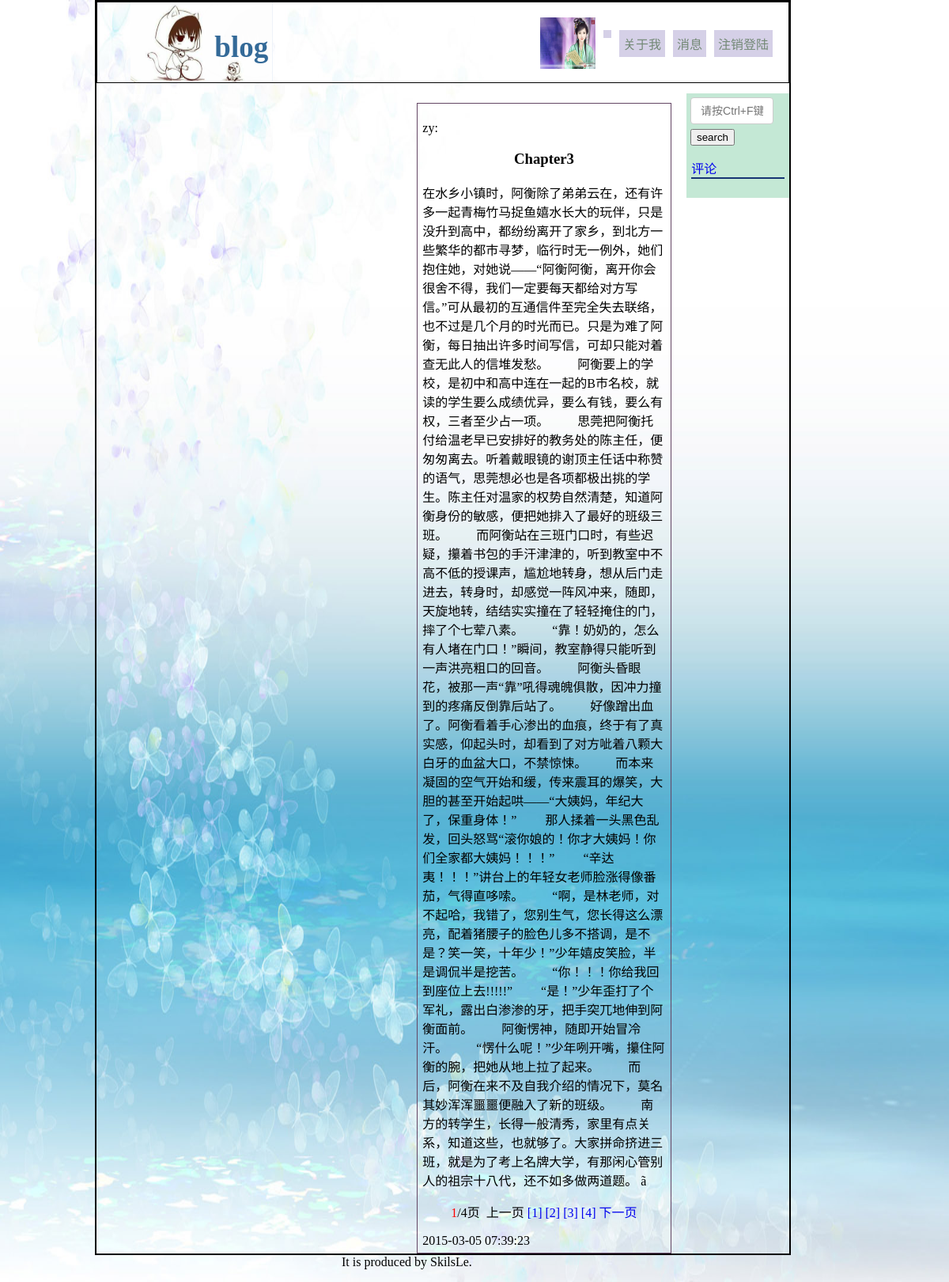
Screenshot of /php/content.php?content_id=5 with the database file from the repository.
### tables this page shows
CREATE TABLE IF NOT EXISTS `blog_content` (
  `user_id` int(11) NOT NULL,
  `user_name` varchar(10) NOT NULL,
`content_id` int(11) NOT NULL,
  `content_title` varchar(225) NOT NULL,
  `type` varchar(32) NOT NULL,
  `content` text NOT NULL,
  `time` timestamp NOT NULL DEFAULT CURRENT_TIMESTAMP ON UPDATE CURRENT_TIMESTAMP
);

### php/content.php (the view, shortened to what this page needs)
<?php
	include"../php/connect.php";
	$user_id =  $_SESSION['id'];
	$user_name =  $_SESSION['name'];
    $content_id=$_GET['content_id'];
	?>
	<?php
    function ff_page($content,$page)
    {
    global $expert_id;
    $content_id=$_GET['content_id'];
    if (empty($page)) {
         $page = 1 ;
    }
    $PageLength = 3000;
    $CLength = strlen($content);
    $PageCount = floor(($CLength / $PageLength)) + 1;
    $PageArray=array();
    $Seperator = array("\n","\r","。","!","?",";",",","”","’",".","！","？","；");
    if($CLength <= $PageLength)
     {
        echo $content;
     }
       else{
        $PageArray[0]=0;
        $i=0;
    for( $j=0 ; $j < sizeof($Seperator); $j++)
       {
      $Pos=strpos($content,$Seperator[$j],$PageArray[$i]+2900);
      while($Pos > 0 && $Pos<($i+1)*$PageLength && $Pos > $i*$PageLength )
      {
     $PageArray[$i] = $Pos ;
     if ($Pos+$PageLength > $CLength)
     {
         $start_p = $CLength-1 ;
     }
     else{
         $start_p = $Pos+$PageLength ;
     }
     $Pos = strpos($content,$Seperator[$j],$start_p) ;
      }
        if($PageArray[$i]>0)
        {
         $j = $j + sizeof($Seperator) + 1;
        }
 }
    for( $i = 1; $i < $PageCount-1; $i++ )
    {
       for( $j = 0 ; $j < sizeof($Seperator); $j++)
       {
         $Pos=strpos($content,$Seperator[$j],$PageArray[$i-1]+2900);
     while($Pos > 0 && $Pos < ($i+1)*$PageLength && $Pos > $i*$PageLength )
   {
      $PageArray[$i] = $Pos ;
      if ($Pos+$PageLength > $CLength)
      {
         $start_p2 = $CLength-1 ;
      }
      else{
         $start_p2 = $Pos+$PageLength ;
      }
      $Pos = strpos($content,$Seperator[$j],$start_p2) ;
    }
   if($PageArray[$i]>0)
   {
    $j = $j + sizeof($Seperator) + 1;
   }
    }
   }
    $PageArray[$PageCount-1] = $CLength;
    if($page==1)
 {
     $output=substr($content,0,$PageArray[$page-1]+2);
 }
    echo $output ;
 if($PageCount > 1)
 {
    echo "<br \><center>";
    echo "<font color='ff0000'>".$page."</font>/".$PageCount."页 &nbsp;";
    if($page>1)
     echo "<a href=".$_SERVER['PHP_SELF']."?expert_id=$expert_id&content_id=$content_id&page_t=".($page-1).">上一页</a> ";
    else
      echo "上一页 ";
    for( $i=1 ; $i <= $PageCount ; $i++)
    {
     echo "<a href=".$_SERVER['PHP_SELF']."?expert_id=$expert_id&content_id=$content_id&page_t=".$i.">[".$i."]</a> ";
    }
    if($page < $PageCount)
        echo " <a href=".$_SERVER['PHP_SELF']."?expert_id=$expert_id&content_id=$content_id&page_t=".($page+1).">下一页</a> ";
  else
   echo " 下一页 ";
  echo "</center>";
    }
 }
}
?>
<html>
<head>
	<link rel="stylesheet" href="../css/index_style.css">
	<link rel="stylesheet" href="../css/tab.css">
	<link rel="stylesheet" href="../css/timeline.css">
</head>
<body style="background-image: url(../img/background.jpg);background-size:100% 100%;">
<div id="main" style="background:none;">
	<div id="header_out" style="background-image: url(../img/xiaoge.png);
  background-repeat:no-repeat;">
		<div id="header">
			<div id="header_left">
				<h1>blog</h1>
			</div>
			<div id="header_right">
				<li><a href="../php/cancel.php">注销登陆</a></li>
				<li><a href="#">消息</a></li>
				<li><a href="../html/index.php">关于我</a></li>
				<li><a href="#"><?php echo $user_name;?></a></li>
				<a href="../php/upload.php"><img src="../php/pic/pic<?php echo $user_id;?>.jpg"  onError="this.src='../php/pic/default.jpg';"/></a>
			</div>
		</div>
	</div>
	<div id="body">
		<div class="body_right2" style="display:block;">
			<div id="log">
				<?php
					$result = $db->query("SELECT * FROM `blog_content` WHERE `content_id` = '$content_id'");
					foreach ($result as $value) {
						print("<p>{$value['user_name']}:</p> <h3>{$value['content_title']}</h3>
							<p id='p'>");
					    $content1=$value['content'];
					    $current=$_REQUEST['page_t'];
					    $result= ff_page($content1,$current);
					    print("{$result}</p>              <span>{$value['time']}</span>
                </div>
    </div>
    <div id='search' style='width:25%;'>
    <div id='sear'>
      <form action='search.php?expert_id= &page_t=1' method='post'>
        <input name='search' type='text' class='form-control' placeholder='请按Ctrl+F键,谢谢'>
        <input type='submit' value='search'>
      </form>");
          $content_id=$value['content_id'];
              echo <<<STR
            <div class="time" >
              <a href="#a" class="ping">评论</a>
              <div name="a" class="discu">
                <form name="input" action="../php/discuss.php?content_id={$content_id}" method="post">
                <input type="text" name="discuss" placeholder="{$user_name}说:"/>
                <input type="submit" value="发表" />
                </form>
              </div>
              <div class="reply">
STR;
              echo <<<STR
              </div>
            </div>
          </div>
STR;
}
					?>
		</div>
	</div>
</div>
<div id="footer">
	<span>It is produced by SkilsLe.</p>
</div>
</body>
</html>

### css/index_style.css (style rules this page uses)
body { margin: 0; padding: 0; background:url(../img/header_back1.png); }
h1 { color: #346A98; float: left; margin-left: 28%; font-size: 37px; }
li { list-style: none; }
a { text-decoration: none; }
#main { width: 73%; margin-left: 10%; border: 2px solid #000; }
#header_out { border: 1px solid #000; background-position: 6% 54%; }
#header { margin: 10px; height: 80.875px; }
#header a { color: #38573C; }
#header_left { width: 40%; float: left; margin-left: 5%; }
#header_right { float: right; }
#header_right li { list-style: none; float: right; margin-right: 10px; margin-top: 25px; background: #C4BDDD; opacity:0.7; padding: 5px; text-align: center; }
#header_right img { width: 70px; height: 65px; float: right; margin-top: 9px; margin-right: 10px; }
#body { overflow: auto; }
#search { float: right; margin-top: 13px; width: 15%; overflow: hidden; background: #C4E8D5; padding: 1%; }
.form-control { display: block; width: 87%; padding: 6px 12px; font-size: 14px; line-height: 1.42857143; color: #555; border: 1px solid #ccc; border-radius: 4px; margin-bottom: 5%; }
.time { width: 96%; margin: 0 1%; }
.reply { border: 1px solid #163473; width: 100%; }
.time a { width: 38px; }
#footer { margin-left: 36%; }
#sear { margin-bottom: 16%; }

### css/tab.css (style rules this page uses)
.body_right2 { margin-top: 25px; width: 67%; margin-left: 2%; float: left; }
#log { border: 1px solid #644664; padding: 2%; }
#log h3 { text-align: center; }

### rows the page displays
blog_content: user_name "zy", content_title "Chapter3", content "在水乡小镇时，阿衡除了弟弟云在，还有许多一起青梅竹马捉鱼嬉水长大的玩伴，只是没升到高中，都纷纷离开了家乡，到北方一些繁华的都市寻梦，临行时无一例外，她们抱住她，对她说——“阿衡阿衡，离开你会很舍不得，我们一定要每天都给对方写信。”可从最初的互通信件至完全失去联络，也不过是几个月的时光而已。只是为难了阿衡，每日抽出许多时间写信，可却只能对着查无此人的信堆发愁。 阿衡要上的学校，是初中和高中连在一起的B市名校，就读的学生要么成绩优异，要么有钱，要么有权，三者至少占一项。 思莞把阿衡托付给温老早已安排好的教务处的陈主任，便匆匆离去。听着戴眼镜的谢顶主任话中称赞的语气，思莞想必也是各项都极出挑的学生。陈主任对温家的权势自然清楚，知道阿衡身份的敏感，便把她排入了最好的班级三班。 而阿衡站在三班门口时，有些迟疑，攥着书包的手汗津津的，听到教室中不高不低的授课声，尴尬地转身，想从后门走进去，转身时，却感觉一阵风冲来，随即，天旋地转，结结实实撞在了轻轻掩住的门，摔了个七荤八素。 “靠！奶奶的，怎么有人堵在门口！”瞬间，教室静得只能听到一声洪亮粗口的回音。 阿衡头昏眼花，被那一声“靠”吼得魂魄俱散，因冲力撞到的疼痛反倒靠后站了。 好像蹭出血了。阿衡看着手心渗出的血痕，终于有了真实感，仰起头时，却看到了对方呲着八颗大白牙的血盆大口，不禁惊悚。 而本来凝固的空气开始和缓，传来震耳的爆笑，大胆的甚至开始起哄——“大姨妈，年纪大了，保重身体！” 那人揉着一头黑色乱发，回头怒骂“滚你娘的！你才大姨妈！你们全家都大姨妈！！！” “辛达夷！！！”讲台上的年轻女老师脸涨得像番茄，气得直哆嗦。…", content "4", time "2015-03-05 07:39:23"
